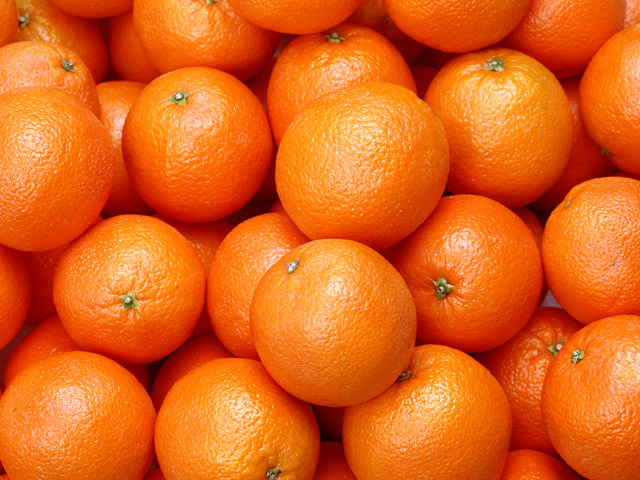
#> input picture part3/kadai-3/alfa_1.jpg, 640 x 480 px
$ python task1.py
#> lines starting #> are read from the running program, lines starting #| are printed output that depends on the picture
# from google.colab.patches import cv2_imshowy
import cv2
import numpy as np

img_1 = cv2.imread('kadai-3/alfa_1.jpg')
#> img_1 is the input picture: shape (480, 640, 3); mean B, G, R 26.2, 99.2, 223.5
img_2 = cv2.imread('kadai-3/alfa_2.jpg')
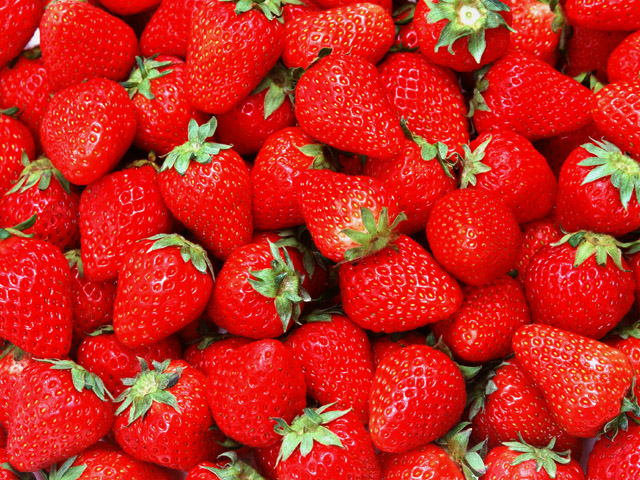
#> input picture part3/kadai-3/alfa_2.jpg, 640 x 480 px
#> img_2 is the input picture: shape (480, 640, 3); mean B, G, R 30.5, 41.1, 199.2
img_dst = img_1.copy()
height = img_1.shape[0]
#> height = 480
width = img_1.shape[1]
#> width = 640

for h in range(height):
    for w in range(width):
        alpha = w / width
        beta = 1 - alpha
        img_dst[h][w] = img_1[h][w] * beta + img_2[h][w] * alpha
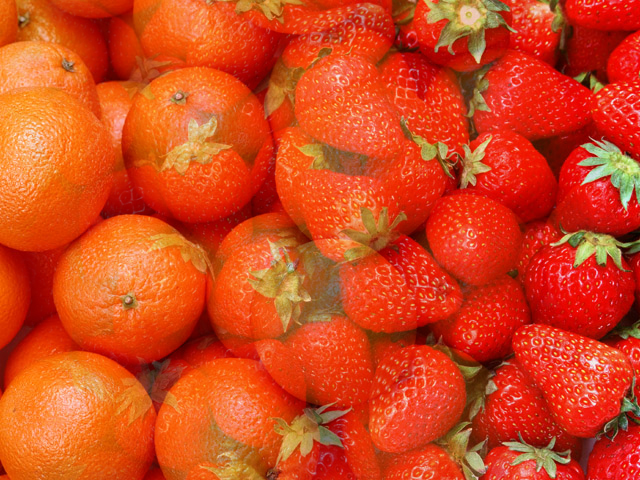
#> img_dst: shape (480, 640, 3); mean B, G, R 28.5, 70.8, 210

# cv2_imshow(img_dst)
cv2.imwrite('kadai-3/alfa_3.jpg', img_dst)
